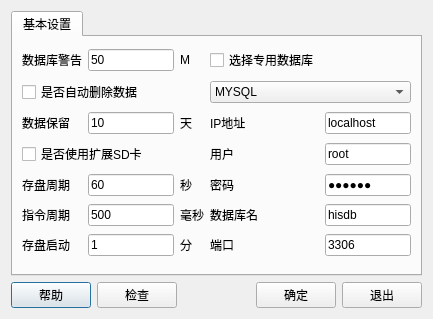
<?xml version="1.0" encoding="UTF-8"?>
<ui version="4.0">
 <class>DatabaseSettingDialog</class>
 <widget class="QDialog" name="DatabaseSettingDialog">
  <property name="geometry">
   <rect>
    <x>0</x>
    <y>0</y>
    <width>433</width>
    <height>319</height>
   </rect>
  </property>
  <property name="windowTitle">
   <string>数据库设置</string>
  </property>
  <property name="windowIcon">
   <iconset resource="images.qrc">
    <normaloff>:/images/appicon.png</normaloff>:/images/appicon.png</iconset>
  </property>
  <layout class="QVBoxLayout" name="verticalLayout">
   <item>
    <widget class="QTabWidget" name="tabWidget">
     <property name="currentIndex">
      <number>0</number>
     </property>
     <widget class="QWidget" name="tab">
      <attribute name="title">
       <string>基本设置</string>
      </attribute>
      <layout class="QGridLayout" name="gridLayout">
       <item row="6" column="4">
        <widget class="QLineEdit" name="editDBName">
         <property name="text">
          <string>hisdb</string>
         </property>
        </widget>
       </item>
       <item row="7" column="4">
        <widget class="QLineEdit" name="editPort">
         <property name="text">
          <string>3306</string>
         </property>
        </widget>
       </item>
       <item row="1" column="3" colspan="2">
        <widget class="QComboBox" name="cboDBType">
         <item>
          <property name="text">
           <string>MYSQL</string>
          </property>
         </item>
        </widget>
       </item>
       <item row="7" column="0">
        <widget class="QLabel" name="label_9">
         <property name="text">
          <string>存盘启动</string>
         </property>
        </widget>
       </item>
       <item row="7" column="2">
        <widget class="QLabel" name="label_12">
         <property name="text">
          <string>分</string>
         </property>
        </widget>
       </item>
       <item row="3" column="1">
        <widget class="QLineEdit" name="editDataKeepDays">
         <property name="text">
          <string>10</string>
         </property>
        </widget>
       </item>
       <item row="0" column="1">
        <widget class="QLineEdit" name="editAlarmSize">
         <property name="text">
          <string>50</string>
         </property>
        </widget>
       </item>
       <item row="5" column="3">
        <widget class="QLabel" name="label_13">
         <property name="text">
          <string>密码</string>
         </property>
        </widget>
       </item>
       <item row="0" column="2">
        <widget class="QLabel" name="label_2">
         <property name="text">
          <string>M</string>
         </property>
        </widget>
       </item>
       <item row="6" column="0">
        <widget class="QLabel" name="label_8">
         <property name="text">
          <string>指令周期</string>
         </property>
        </widget>
       </item>
       <item row="5" column="4">
        <widget class="QLineEdit" name="editPassword">
         <property name="text">
          <string>123456</string>
         </property>
         <property name="echoMode">
          <enum>QLineEdit::Password</enum>
         </property>
        </widget>
       </item>
       <item row="7" column="3">
        <widget class="QLabel" name="label_15">
         <property name="text">
          <string>端口</string>
         </property>
        </widget>
       </item>
       <item row="0" column="3">
        <widget class="QCheckBox" name="checkSpecialDB">
         <property name="text">
          <string>选择专用数据库</string>
         </property>
        </widget>
       </item>
       <item row="3" column="4">
        <widget class="QLineEdit" name="editIPAddress">
         <property name="text">
          <string>localhost</string>
         </property>
        </widget>
       </item>
       <item row="4" column="0" colspan="2">
        <widget class="QCheckBox" name="checkUseSD">
         <property name="text">
          <string>是否使用扩展SD卡</string>
         </property>
        </widget>
       </item>
       <item row="0" column="0">
        <widget class="QLabel" name="label">
         <property name="text">
          <string>数据库警告</string>
         </property>
        </widget>
       </item>
       <item row="3" column="0">
        <widget class="QLabel" name="label_3">
         <property name="text">
          <string>数据保留</string>
         </property>
        </widget>
       </item>
       <item row="3" column="2">
        <widget class="QLabel" name="label_4">
         <property name="text">
          <string>天</string>
         </property>
        </widget>
       </item>
       <item row="6" column="2">
        <widget class="QLabel" name="label_11">
         <property name="text">
          <string>毫秒</string>
         </property>
        </widget>
       </item>
       <item row="5" column="2">
        <widget class="QLabel" name="label_10">
         <property name="text">
          <string>秒</string>
         </property>
        </widget>
       </item>
       <item row="6" column="1">
        <widget class="QLineEdit" name="editSendPeriod">
         <property name="text">
          <string>500</string>
         </property>
        </widget>
       </item>
       <item row="7" column="1">
        <widget class="QLineEdit" name="editStartTime">
         <property name="text">
          <string>1</string>
         </property>
        </widget>
       </item>
       <item row="4" column="4">
        <widget class="QLineEdit" name="editUser">
         <property name="text">
          <string>root</string>
         </property>
        </widget>
       </item>
       <item row="5" column="0">
        <widget class="QLabel" name="label_7">
         <property name="text">
          <string>存盘周期</string>
         </property>
        </widget>
       </item>
       <item row="5" column="1">
        <widget class="QLineEdit" name="editSavePeriod">
         <property name="text">
          <string>60</string>
         </property>
        </widget>
       </item>
       <item row="3" column="3">
        <widget class="QLabel" name="label_5">
         <property name="text">
          <string>IP地址</string>
         </property>
        </widget>
       </item>
       <item row="4" column="3">
        <widget class="QLabel" name="label_6">
         <property name="text">
          <string>用户</string>
         </property>
        </widget>
       </item>
       <item row="6" column="3">
        <widget class="QLabel" name="label_14">
         <property name="text">
          <string>数据库名</string>
         </property>
        </widget>
       </item>
       <item row="1" column="0" colspan="2">
        <widget class="QCheckBox" name="checkAutoDelete">
         <property name="text">
          <string>是否自动删除数据</string>
         </property>
        </widget>
       </item>
      </layout>
     </widget>
    </widget>
   </item>
   <item>
    <layout class="QHBoxLayout" name="horizontalLayout_7">
     <item>
      <widget class="QPushButton" name="btnHelp">
       <property name="text">
        <string>帮助</string>
       </property>
      </widget>
     </item>
     <item>
      <widget class="QPushButton" name="btnCheck">
       <property name="text">
        <string>检查</string>
       </property>
      </widget>
     </item>
     <item>
      <spacer name="horizontalSpacer">
       <property name="orientation">
        <enum>Qt::Horizontal</enum>
       </property>
       <property name="sizeHint" stdset="0">
        <size>
         <width>40</width>
         <height>20</height>
        </size>
       </property>
      </spacer>
     </item>
     <item>
      <widget class="QPushButton" name="btnOk">
       <property name="text">
        <string>确定</string>
       </property>
      </widget>
     </item>
     <item>
      <widget class="QPushButton" name="btnExit">
       <property name="text">
        <string>退出</string>
       </property>
      </widget>
     </item>
    </layout>
   </item>
  </layout>
 </widget>
 <resources>
  <include location="images.qrc"/>
 </resources>
 <connections/>
</ui>
